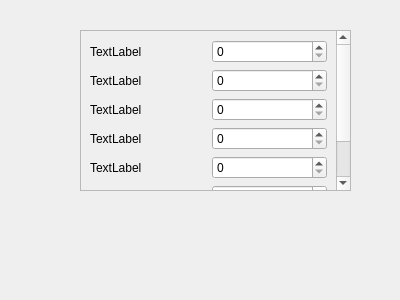
<?xml version="1.0" encoding="UTF-8"?>
<ui version="4.0">
 <class>Form</class>
 <widget class="QWidget" name="Form">
  <property name="geometry">
   <rect>
    <x>0</x>
    <y>0</y>
    <width>400</width>
    <height>300</height>
   </rect>
  </property>
  <property name="windowTitle">
   <string>Form</string>
  </property>
  <widget class="QScrollArea" name="scrollArea">
   <property name="geometry">
    <rect>
     <x>80</x>
     <y>30</y>
     <width>271</width>
     <height>161</height>
    </rect>
   </property>
   <property name="widgetResizable">
    <bool>true</bool>
   </property>
   <widget class="QWidget" name="scrollAreaWidgetContents">
    <property name="geometry">
     <rect>
      <x>0</x>
      <y>0</y>
      <width>256</width>
      <height>229</height>
     </rect>
    </property>
    <layout class="QGridLayout" name="gridLayout_2">
     <item row="0" column="0">
      <widget class="QLabel" name="label">
       <property name="text">
        <string>TextLabel</string>
       </property>
      </widget>
     </item>
     <item row="0" column="1">
      <widget class="QSpinBox" name="spinBox"/>
     </item>
     <item row="1" column="0">
      <widget class="QLabel" name="label_2">
       <property name="text">
        <string>TextLabel</string>
       </property>
      </widget>
     </item>
     <item row="1" column="1">
      <widget class="QSpinBox" name="spinBox_2"/>
     </item>
     <item row="2" column="0">
      <widget class="QLabel" name="label_3">
       <property name="text">
        <string>TextLabel</string>
       </property>
      </widget>
     </item>
     <item row="2" column="1">
      <widget class="QSpinBox" name="spinBox_3"/>
     </item>
     <item row="3" column="0">
      <widget class="QLabel" name="label_4">
       <property name="text">
        <string>TextLabel</string>
       </property>
      </widget>
     </item>
     <item row="3" column="1">
      <widget class="QSpinBox" name="spinBox_4"/>
     </item>
     <item row="4" column="0">
      <widget class="QLabel" name="label_5">
       <property name="text">
        <string>TextLabel</string>
       </property>
      </widget>
     </item>
     <item row="4" column="1">
      <widget class="QSpinBox" name="spinBox_5"/>
     </item>
     <item row="5" column="0">
      <widget class="QLabel" name="label_6">
       <property name="text">
        <string>TextLabel</string>
       </property>
      </widget>
     </item>
     <item row="5" column="1">
      <widget class="QSpinBox" name="spinBox_6"/>
     </item>
     <item row="6" column="0">
      <widget class="QLabel" name="label_7">
       <property name="text">
        <string>TextLabel</string>
       </property>
      </widget>
     </item>
     <item row="6" column="1">
      <widget class="QSpinBox" name="spinBox_7"/>
     </item>
    </layout>
   </widget>
  </widget>
 </widget>
 <resources/>
 <connections/>
</ui>
